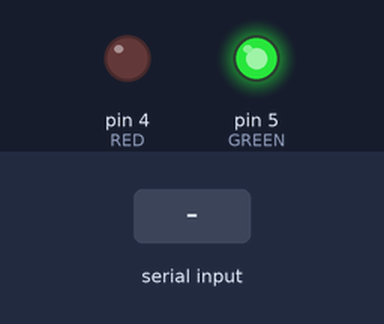
This sketch was run on a simulated Arduino Uno, built with avr-gcc and run on an emulated ATmega328P. Parts: output pins drawn as LEDs (lit = HIGH). The inputs (shaded band) are chosen by the test bench. Random numbers use the default seed unless the sketch sets one; what the sketch prints to the serial monitor is not drawn.

Above: at 1.2 s.
1.3 s: byte 30 received over Serial
Timing chart, 0 to 4.3 s (numbered marks = the images above; inputs shaded):
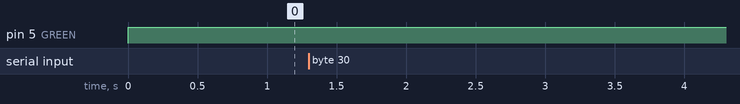

The sketch:

RedLightGreenLight_Uno.ino
```cpp
//lights

#define GREEN 5
#define RED 4
int byteRead;

void setup() {
  // put your setup code here, to run once:
  Serial.begin(9600);
  pinMode(GREEN,OUTPUT);
  pinMode(RED,OUTPUT);
//  randomSeed(analogRead(A0)); //floating point-random generator
}

int points = 0;
int guess = 7;

void loop() {
  // put your main code here, to run repeatedly:

  int randNum = random(2); // [0,1]
  if (randNum == 0){
    digitalWrite(RED, HIGH);
  }
  else
  {
    digitalWrite(GREEN, HIGH);
  }
  while(Serial.available()<1)// when there's no data
  {
    delay(100); //pause until data is available
  }

  if (Serial.available()>0){
    guess = Serial.read();

  }
  if (guess == randNum){
    points++;
    Serial.write(1);
    delay(100); //blink rate for the blue LED
  }
  else
  {
    points = 0;
    Serial.write(0); //blue light 5s - game over
    Serial.println("Game Over");
    Serial.println("Thank you for playing");
    delay(5000); //light length
  }
//  if (byteRead == 1){
//    digitalWrite(GREEN, HIGH); // checking if the hook up is good or not
//    delay(200);
//    digitalWrite(RED, HIGH);
  Serial.print("Points:");
  Serial.println(points);
  digitalWrite(RED, LOW);
  digitalWrite(GREEN, LOW);
}


//  if (Serial.available()>0){
//    byteRead = Serial.read();
//    Serial.write(byteRead);
////    Serial.print("I got: ");
////    Serial.println(byteRead, DEC);
//  }
```
